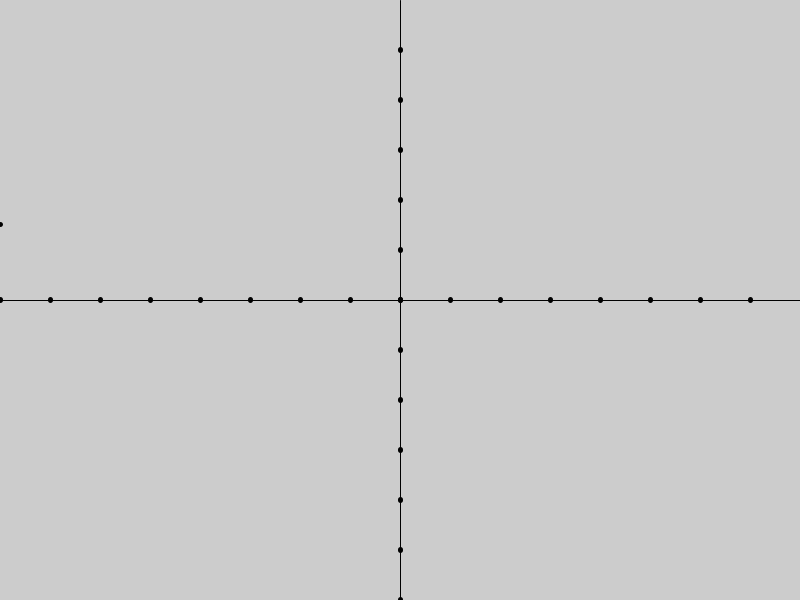
Frame 1 (no input)
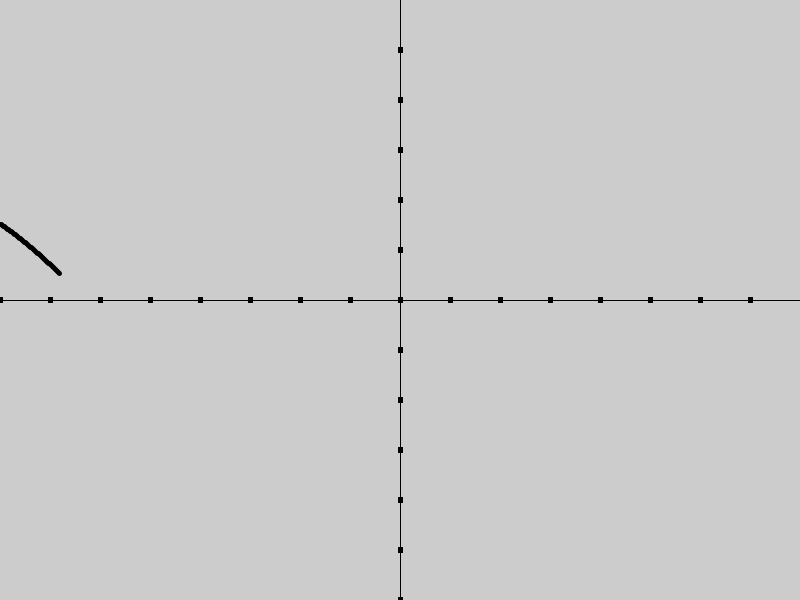
Frame 60 (the mouse pressed at the canvas centre just before this capture)
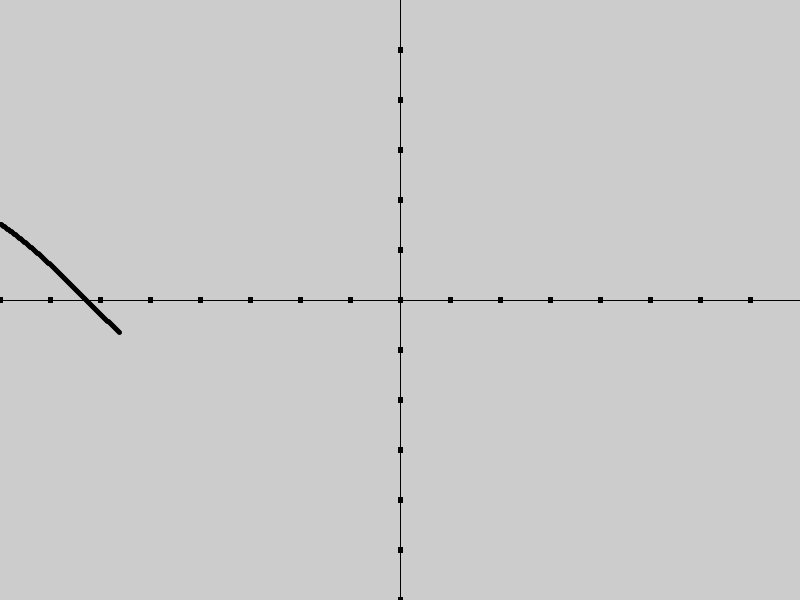
Frame 120 (the mouse held since frame 60 and released just before this capture)

The Processing sketch that drew these frames (run headless with seeded random() and noise(); from frame 60 on, the mouse is pressed at the canvas centre):

// Processing sketch: funkcje_matematyczne
// ── funkcje_matematyczne.pde
float x, px, py;

void setup() {
  size(800, 600);
  x = -width/2;
  px = -width/2;
  py = f(px);
  frameRate(120);
}

void uklad() {
  strokeWeight(1);
  line(-width/2, 0, width/2, 0);
  line(0, -height/2, 0, height/2);
  for (int i=(-width/2); i<(width/2); i=i+50)
  {
    strokeWeight(5);
    point( i, 0 );
  }
  for (int i=(-height/2); i<(height/2); i=i+50)
  {
    strokeWeight(5);
    point( 0, i );
  }
}

float f( float x ) {
  return sin(x/100)*100;
}


void draw() {
  translate( width/2, height/2); 
  scale(1, -1);
  uklad();

  if (x<=width/2) {
    float y = f(x) ;
    strokeWeight( 5 );
    point( x, y );
    strokeWeight( 1 );
    line( px, py, x, y);
    px = x;
    py = y;
    x++;
  } else {
    background( 200 );
    x = -width/2;
    px = -width/2;
    py = f(px);
  }
}
